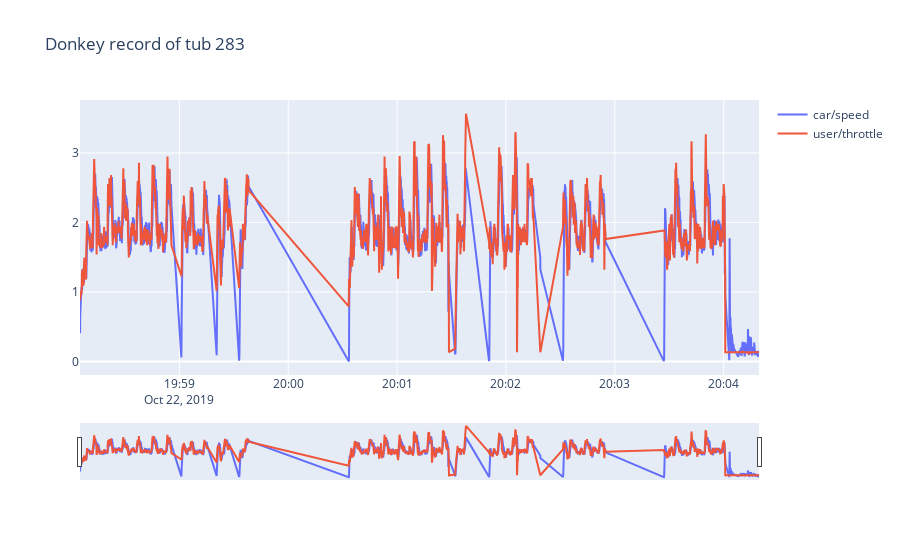

Here is the notebook cell this chart was saved with:
### Markdown cell above
Use plotly to graph the values interactively.

### Code cell
import plotly.express as px
import plotly.graph_objects as go
fig = go.Figure()
t = df['timestamp']
for i in l:
    fig.add_trace(go.Scatter(x=t, y=df[df.columns.values[i]], name=df.columns.values[i]))
fig.update_layout(title_text='Donkey record of tub ' + str(tub_id),
                  xaxis_rangeslider_visible=True)
fig.show()

### Figure 1 — Plotly figure (JSON) as saved in the notebook; plotly's stock layout.template omitted (floating-point values rounded to 4 significant figures; data arrays with more than 128 entries replaced by an {"elided": "..."} marker saying what was removed)
{"data": [{"name": "car/speed", "type": "scatter", "x": {"elided": "8777 str values"}, "y": {"elided": "8777 float values"}}, {"name": "user/throttle", "type": "scatter", "x": {"elided": "8777 str values"}, "y": {"elided": "8777 float values"}}], "layout": {"title": {"text": "Donkey record of tub 283"}, "xaxis": {"rangeslider": {"visible": true}}}}
